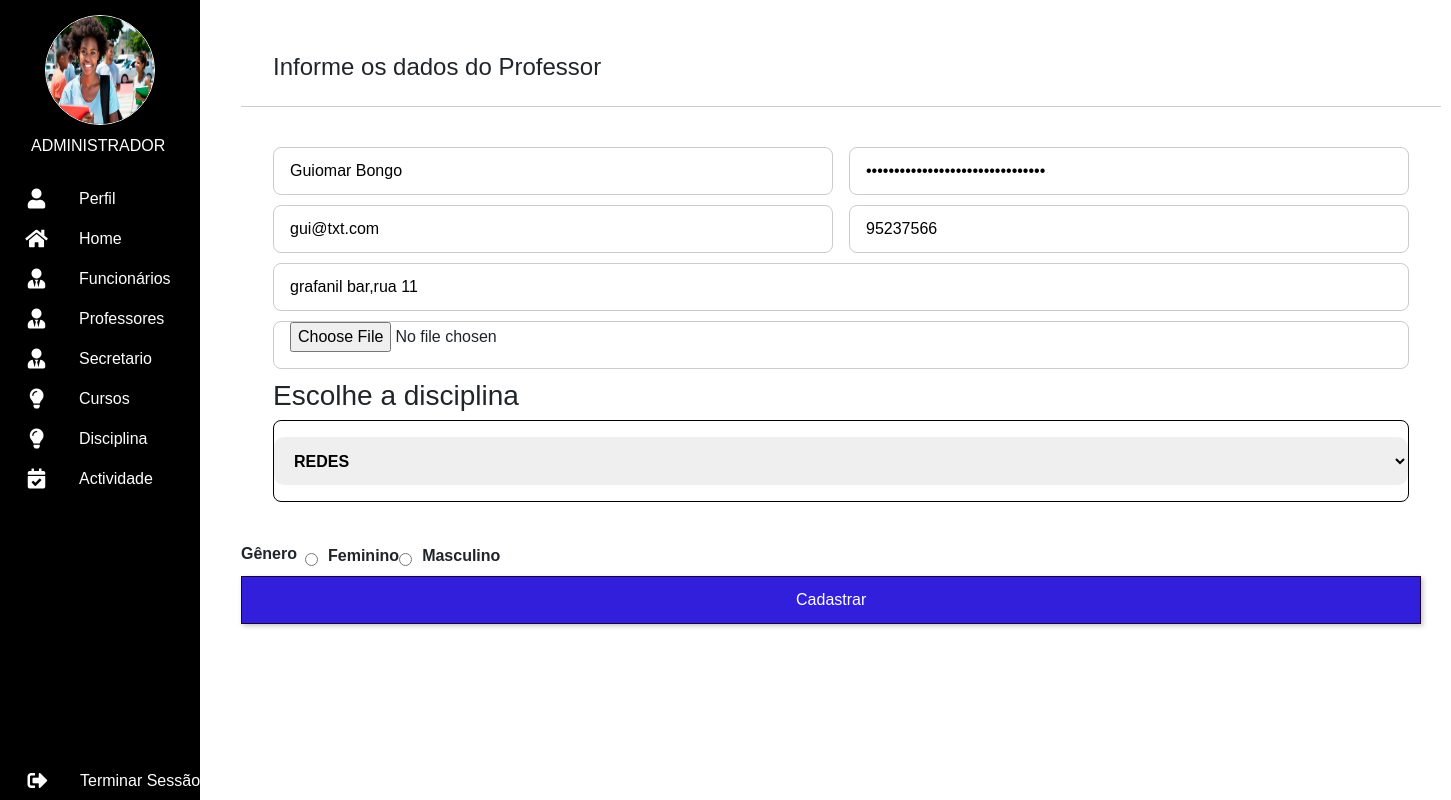
The page /admin/editar_professor.php?id=1 (signed in) on the database its author committed.
### tables this page shows
CREATE TABLE `professor` (
  `id_professor` int(11) NOT NULL,
  `id_disciplina` int(11) NOT NULL,
  `nome_professor` varchar(100) NOT NULL,
  `email` varchar(100) NOT NULL,
  `senha` varchar(200) NOT NULL,
  `endereco` varchar(50) NOT NULL,
  `foto` varchar(100) NOT NULL,
  `sexo` varchar(20) NOT NULL,
  `telefone` varchar(9) NOT NULL
);

### admin/editar_professor.php (the view, shortened to what this page needs)
<?php
require_once "../config/conexao.php";
$id = $_GET['id'];
try {
  $consulta = $conectar->query("SELECT * FROM professor WHERE id_professor = '$id'");
  $row = $consulta->fetchObject();
}
 catch (PDOException $e) {
  echo "Error no mysql: " . $e->getMessage();
}
?>
<!DOCTYPE html>
<html lang="pt">
<head>
     <link rel="stylesheet" href="https://cdn.jsdelivr.net/npm/bootstrap@4.3.1/dist/css/bootstrap.min.css">
    <link rel="stylesheet" href="https://cdnjs.cloudflare.com/ajax/libs/font-awesome/5.15.4/css/all.min.css">
    <link rel="stylesheet" href="../css/botoes.css">
     <link rel="stylesheet" href="../css/navBar.css">
    <link rel="stylesheet" href="../css/widget func.css">
     <link rel="stylesheet" href="../css/Funcionarios.css">
     <link rel="stylesheet" href="../css/barra_pesquisa.css">
     <link rel="stylesheet" href="../css/m.css">
     <link rel="stylesheet" href="../css/professor.css">
     <link rel="stylesheet" href="../css/custom.css">
</head>
<body>
<header>
               <nav>
                    <ul>
                         <div class="div-foto"><img class="foto-perfil" src="../img/estudante-negra.jpg" alt=""></div>
                         <li><div class="li-div"><p class="p">ADMINISTRADOR</p></div></li>
                         <li><a href="perfil_adm.php" class="li-link"><i class="fas fa-user"></i><span class="nav-item">Perfil</span></a></li>
                         <li><a href="adm.php" class="li-link"><i class="fas fa-home"></i><span class="nav-item">Home</span></a></li>
                         <li><a href="funcionario.php" class="li-link"><i class="fas fa-user-tie"></i><span class="nav-item">Funcionários</span></a></li>
                         <li><a href="professor.php" class="li-link"><i class="fas fa-user-tie"></i><span class="nav-item">Professores</span></a></li>
                         <li><a href="secretario.php" class="li-link"><i class="fas fa-user-tie"></i><span class="nav-item">Secretario</span></a></li>
                         <li><a href="listar_curso.php" class="li-link"><i class="fas fa-lightbulb"></i><span class="nav-item">Cursos</span></a></li>
                         <li><a href="disciplina.php" class="li-link"><i class="fas fa-lightbulb"></i><span class="nav-item">Disciplina</span></a></li>
                         <li><a href="actividade_geral.php" class="li-link"><i class="fas fa-calendar-check"></i><span class="nav-item">Actividade</span></a></li>
                         <li><a href="../sair.php" class="logo-out"><i class="fas fa-sign-out-alt"></i><span class="nav-item">Terminar Sessão</span></a></li>
                    </ul>
               </nav>
          </header>
          <section class="section-formulario">
               <div class="div-formulario">
          <div class="mae">
               <div class="filho">
                          <h2>Informe os dados do Professor</h2>
                    <form action="#" enctype="multipart/form-data" method="post">
                         <input type="text" name="nome_professor" placeholder="Nome" value="<?=$row->nome_professor?>"pattern="[a-z A-Z ÁÉÍÓÕÔÃÚÇ áéíóúõôãç]+$"required>
                         <input type="password" name="senha" placeholder="senha" value="<?=$row->senha?>" required>
                         <input type="email" name="email"   placeholder="Email" value="<?=$row->email?>" required>
                         <input type="number" maxlength="9" name="telefone"  placeholder="Telefone" value="<?=$row->telefone?>"required>
                         <input type="text" name="endereco" placeholder="Endereço" value="<?=$row->endereco?>" required>
                         <input type="file"  name="foto" >
                    <div class="disciplina-grupo">
                         <div class="disciplina-title">
                         <h3>Escolhe a disciplina</h3>
                         </div>
                         <div class="disciplina-input" style="border: 1px solid black;border-radius: 8px;">
                              <select  name="disciplina">
                              <?php
                                   $query = $conectar->query("SELECT * FROM disciplina");
                                   $registro = $query->fetchAll(PDO::FETCH_ASSOC);
                              foreach ($registro as $opcao){
                                   ?>
                                   <option name="disciplina" value="<?=$opcao['id_disciplina']?>"><?=$opcao['nome_disciplina']?></option>
                                   <?php
                                   }
                                   ?>
                                   </select>
                         </div>
                    </div>
                </div>
                <div class="genero-input">
                    <div class="genero-title">
                        <h6>Gênero</h6>
                    </div>
                    <div class="genero-group">
                        <div class="genero-input">
                            <input type="radio" id="feminino" name="genero" value="feminino">
                            <label for="feminino">Feminino</label>
                        </div>
                        <div class="genero-input">
                            <input type="radio" id="masculino" name="genero" value="masculino">
                            <label for="masculino">Masculino</label>
                        </div>
                    </div>
                </div>
                         <button type="submit" class="botao">Cadastrar</button>
               </div>
        </div>
          </section>
</body>
</html>

### css/botoes.css (style rules this page uses)
.botao { color: white; background-color: #321fdb; border: 0.5px solid rgb(29, 3, 53);; box-shadow: 2px 2px 5px rgba(0, 0, 0, 0.236); width: 100%; height: 48px; }

### css/navbar.css (style rules this page uses)
* { margin: 0; padding: 0; outline: none; border: none; text-decoration: none; box-sizing: border-box; font-family: 'Gill Sans', 'Gill Sans MT', Calibri, 'Trebuchet MS', sans-serif; }
.div-foto { width: 100%; height: auto; border-radius: 30%; text-align: center; margin-top: 15px; }
.foto-perfil { border: 1px solid white; width: 110px; height: 110px; border-radius: 50%; text-align: center; }
nav { position: fixed; top: 0; bottom: 0; left: 0; height: 100%; margin: 0 ; background-color: black; width: 200px; overflow: hidden; box-shadow: 0 20px 35px rgba(0, 0, 0, 0.1); }
.p { position: relative; list-style: none; top: 4px; padding-left: 27px; height: 27px; }
.li-link, .li-div, .logo-out { position: relative; color: white; display: table; width: 300px; outline: none; padding: 4px; transition: 0.5s; border-top: 0.5px solid transparent; border-bottom: 0.5px solid transparent; }
.fas { position: relative; width: 65px; height: 30px; top: 6px; font-size: 20px; text-align: center; }
.nav-item { position: relative; top: 4px; margin-left: 10px; }
.logo-out { position: absolute; bottom: 0; padding-left: 5px; color: white; text-decoration: none; color: white; }

### css/widget func.css (style rules this page uses)
:root { --section-dashbord: 87%; --azul-cor-principal: rgb(68, 0, 255); --castanha-cor-principal: rgb(198, 105, 64); --branca-contraste: rgb(241 245 247); --h2-cor: rgb(48, 48, 48); --dashbord-div-cor: white; --texto-padrÃ£o: 17px; --dashborde-width: 98%; --box-shadow: 2px 2px 5px rgba(0, 0, 0, 0.236); --content-width: 1229px; --width-padrÃ£o: 100%; }

### css/Funcionarios.css (style rules this page uses)
:root { --section-dashbord: 87%; --azul-cor-principal: rgb(68, 0, 255); --castanha-cor-principal: rgb(198, 105, 64); --branca-contraste: rgb(241 245 247); --h2-cor: rgb(48, 48, 48); --dashbord-div-cor: white; --texto-padrão: 17px; --dashborde-width: 98%; --box-shadow: 2px 2px 5px rgba(0, 0, 0, 0.236); --content-width: 1229px; --width-padrão: 100%; }
body { max-width: 1369px; background-color: rgb(103, 171, 223); margin: 0 auto; }

### css/barra_pesquisa.css (style rules this page uses)
:root { --section-dashbord: 87%; --azul-cor-principal: rgb(68, 0, 255); --castanha-cor-principal: rgb(198, 105, 64); --branca-contraste: rgb(241 245 247); --h2-cor: rgb(48, 48, 48); --dashbord-div-cor: white; --texto-padrão: 17px; --dashborde-width: 98%; --box-shadow: 2px 2px 5px rgba(0, 0, 0, 0.236); --content-width: 1220px; --width-padrão: 100%; }

### css/professor.css (style rules this page uses)
.section-formulario { position: absolute; top: 0; left: 200px; background-color: #fff; width: 87%; flex-direction: row; height: 100%; }
.div-formulario { position: relative; top: 18px; border: 0.5px solid #fff; margin: auto 20px; padding: 10px 20px; border-radius: 5px; overscroll-behavior-y: auto; background: #fff; }

### css/custom.css (style rules this page uses)
*,*::after,*::before { padding: 0; margin: 0; box-sizing: border-box; }
.filho { display: flex; flex-direction: column; background-color: #fff; border-radius: 8px; width: 1200px; }
.filho h2 { padding: 24px 32px; font-size: 24px; border-bottom: thin solid #ccc; }
.filho form { display: flex; align-items: start; flex-wrap: wrap; padding: 32px; }
.filho input { width: calc(50% - 8px); height: 48px; border-radius: 8px; border: thin solid #ccc; padding-left: 16px; margin-bottom: 10px; font-size: 16px; }
.filho input:first-child { margin-right: 16px; }
.filho input[name=foto],input[name=endereco],input[name=disciplina] { width: 100%; }
.filho input[name=email] { margin-right: 16px; }
.genero-title h6 { font-size: 16px; font-weight: 600; margin-bottom: 3px; }
.genero-group { display: flex; justify-content: space-between; margin-top: 0.62rem; padding: 0 0.5rem; }
.genero-input { display: flex; align-items: center; }
.genero-input input { margin-bottom: 2%; margin-right: 10px; }
.genero-input label { font-size: 16px; font-weight: 600; }
.disciplina-grupo { display: block; width: 100%; }
.disciplina-title { width: 100%; }
.disciplina-input select { width: 100%; height: 48px; font-size: 16px; font-weight: bold; border-radius: 10px; padding-left: 16px; margin-top: 16px; margin-bottom: 16px; text-transform: uppercase; }

### rows shown on the page
professor: nome_professor "Guiomar Bongo", email "gui@txt.com", telefone "95237566", endereco "grafanil bar,rua 11"

### other values the page prints
form field disciplina "redes"
